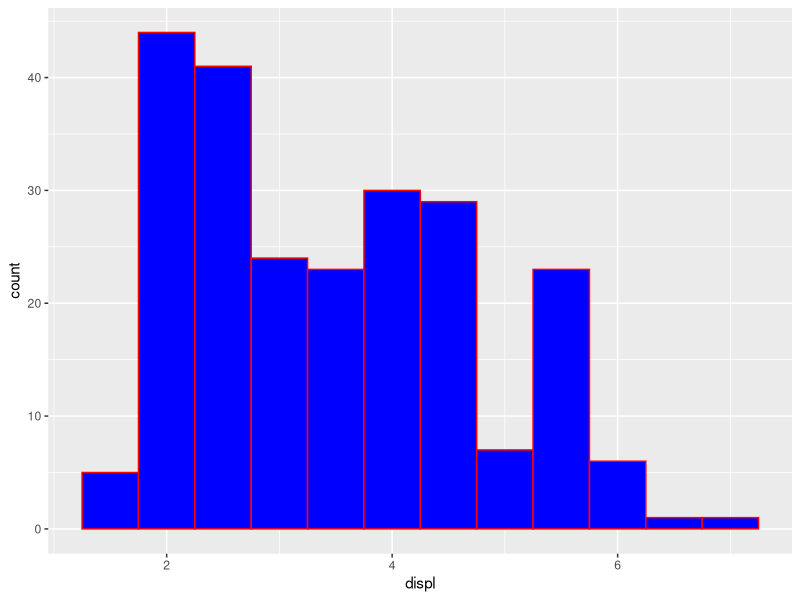

Reproduce this figure in R.
# This is test for uploading a code file into Github
library(tidyverse)
ggplot(mpg,aes(x=displ))+geom_histogram(binwidth = 0.5,colour="red",fill="blue")
